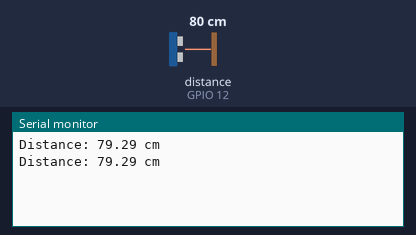
Bench run of a sketch on a simulated ESP32. Shown: the last lines printed to the serial monitor. Wiring (inferred from the names in the program): ultrasonic range finder: trigger GPIO 13; echo GPIO 12. The test bench sets the inputs (shaded band); at power-on: distance to the obstacle (sensor on GPIO 12) 80 cm. The echo pulse lasts 58.3 µs per cm; WiFi joins after 1.5 s; servers stay silent unless stated.

Above: at 3.0 s.
3.1 s: distance to the obstacle (sensor on GPIO 12) set to 2 cm
At 4.4 s:
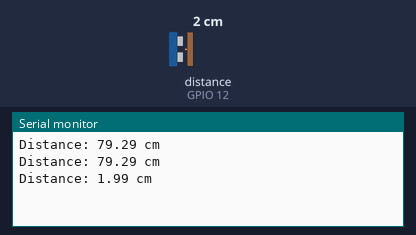
4.6 s: distance to the obstacle (sensor on GPIO 12) set to 4 cm
At 5.4 s:
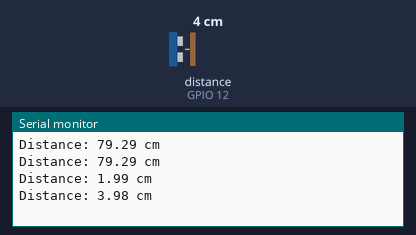
Timing chart, 0 to 7.6 s (numbered marks = the images above; inputs shaded):
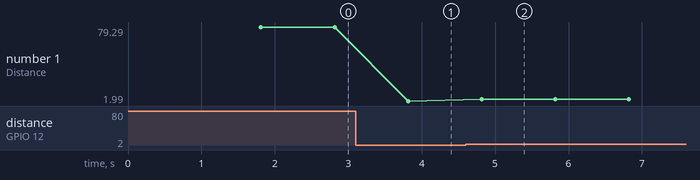

Measured:
- after the input at 3.1 s, the serial monitor: prints a new line after 0.72 s (image 1)
- after the input at 4.6 s, the serial monitor: prints a new line after 0.22 s (image 2)
- plotted number 1: 79.29 → 1.99 after the input at 3.1 s, 1.99 → 3.98 after the input at 4.6 s

The sketch:

ultrasonic_with_blynk.ino
```cpp
#define BLYNK_TEMPLATE_ID "TMPL3q9DvYnio"
#define BLYNK_TEMPLATE_NAME "sens O ros"
#define BLYNK_AUTH_TOKEN "1mtQwIz-S5Di8_Rn4GpaVqNeEbSS2kiV"


#include <WiFi.h>
#include <BlynkSimpleEsp32.h>

char ssid[] = "Mk S21";
char pass[] = "alltoowell";
// Ultrasonic Sensor Pins
#define TRIG_PIN 13
#define ECHO_PIN 12

void setup() {
  Serial.begin(115200);
  Blynk.begin(BLYNK_AUTH_TOKEN, ssid, pass);

  pinMode(TRIG_PIN, OUTPUT);
  pinMode(ECHO_PIN, INPUT);
}

void loop() {
  Blynk.run();

  // Read distance
  digitalWrite(TRIG_PIN, LOW);
  delayMicroseconds(2);
  digitalWrite(TRIG_PIN, HIGH);
  delayMicroseconds(10);
  digitalWrite(TRIG_PIN, LOW);

  long duration = pulseIn(ECHO_PIN, HIGH);
  float distance = duration * 0.034 / 2;

  Serial.print("Distance: ");
  Serial.print(distance);
  Serial.println(" cm");

  Blynk.virtualWrite(V3, distance);  // Send distance to Blynk (V2)

  delay(1000);  // Wait 1 second
}
```
